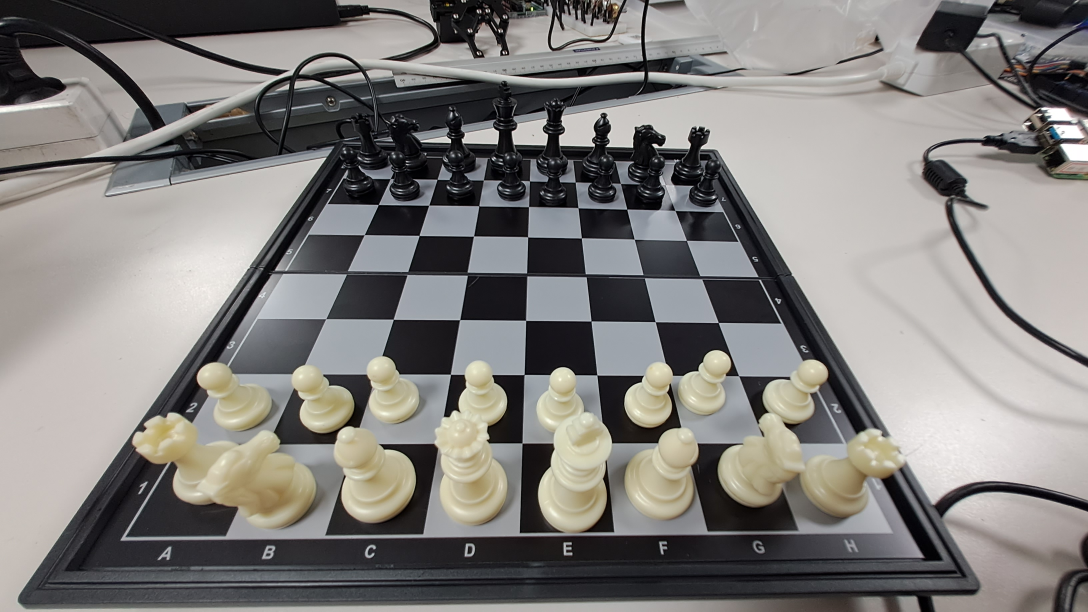
#> input picture ChessRobot/test.jpeg, 3264 x 1836 px, given in place of the camera (shown at 1/3 size)
$ python chessboard_warp.py
#> lines starting #> are read from the running program, lines starting #| are printed output that depends on the picture; after the words box and inside, x2 and y2 are one past the last pixel; in counts of white or black regions, pixels touching at a corner belong together
#> in main, frame is the input picture: shape (1836, 3264, 3); mean B, G, R 124.3, 126.8, 129.2
import cv2
import numpy as np

def find_chessboard_corners(frame):
    gray = cv2.cvtColor(frame, cv2.COLOR_BGR2GRAY)
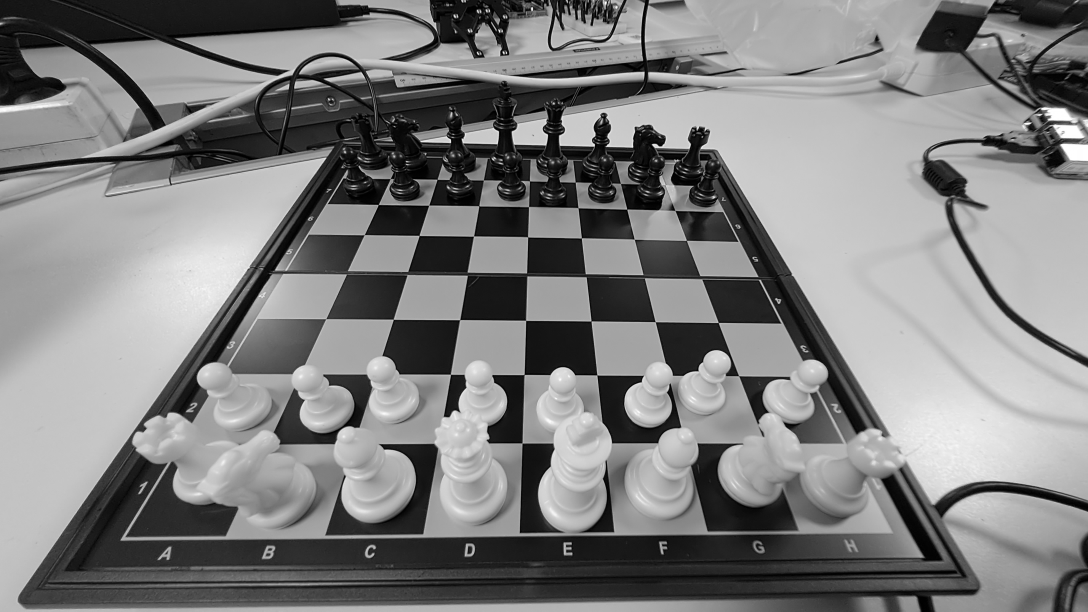
#> gray: shape (1836, 3264) (shown at 1/3 size); min 0, max 255, mean 127.2
    blur = cv2.GaussianBlur(gray, (5, 5), 0)
    edges = cv2.Canny(blur, 50, 150)
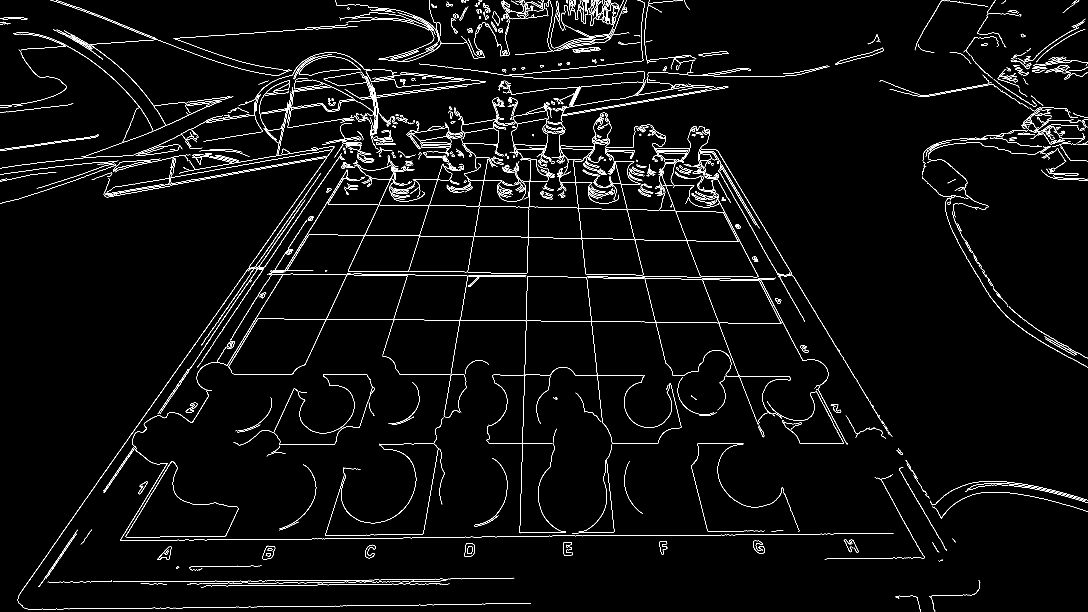
#> edges: shape (1836, 3264) (shown at 1/3 size); 2.2% white in thin lines or dots

    contours, _ = cv2.findContours(edges, cv2.RETR_EXTERNAL, cv2.CHAIN_APPROX_SIMPLE)
#> contours = 1135 contours, 813 with area under 20; largest, box (x1, y1, x2, y2) and area: (980, 824, 2485, 1331) 50488, (1966, 839, 2345, 1129) 47969, (685, 956, 980, 1124) 35308, (376, 1384, 715, 1613) 35258, (1225, 368, 1354, 430) 3694
    max_area = 0
    best_quad = None
    for cnt in contours:
        epsilon = 0.02 * cv2.arcLength(cnt, True)
        approx = cv2.approxPolyDP(cnt, epsilon, True)
        if len(approx) == 4 and cv2.isContourConvex(approx):
            area = cv2.contourArea(approx)
            if area > max_area:
                max_area = area
                best_quad = approx
#> this loop made 1135 passes
#> (epsilon, area, max_area, best_quad) on passes 573, 923: (2.52, 267, 267, [[1128, 428], [1130, 433], [1185, 434], [1181, 429]]), (3.93, 555, 555, [[2185, 159], [2175, 153], [2095, 163], [2115, 168]])
#> (epsilon, area) on passes 576, 1035: (2.46, 226.5), (2.24, 445.5)
#> after the loop, max_area = 555
    if best_quad is not None:
        corners = best_quad.reshape(4, 2)
#> corners = [[2185, 159], [2175, 153], [2095, 163], [2115, 168]]
        return order_points(corners)
    return None

def order_points(pts):
    # 좌상, 우상, 우하, 좌하 순서로 정렬
    rect = np.zeros((4, 2), dtype="float32")
    s = pts.sum(axis=1)
#> s = [2344, 2328, 2258, 2283]
    rect[0] = pts[np.argmin(s)]
    rect[2] = pts[np.argmax(s)]
    diff = np.diff(pts, axis=1)
#> diff = [-2026, -2022, -1932, -1947]
    rect[1] = pts[np.argmin(diff)]
    rect[3] = pts[np.argmax(diff)]
    return rect

def warp_chessboard(frame, corners, size=400):
    dst = np.array([
        [0, 0],
        [size-1, 0],
        [size-1, size-1],
        [0, size-1]
    ], dtype="float32")
    M = cv2.getPerspectiveTransform(corners, dst)
    warp = cv2.warpPerspective(frame, M, (size, size))
    return warp

def main():
    cap = cv2.VideoCapture(0)
    while True:
        ret, frame = cap.read()
        if not ret:
            break
        corners = find_chessboard_corners(frame)
#> corners = [[2095, 163], [2185, 159], [2185, 159], [2095, 163]]
        disp = frame.copy()
        if corners is not None:
            for x, y in corners:
                cv2.circle(disp, (int(x), int(y)), 8, (0, 0, 255), -1)
#> this loop made 4 passes
            warp = warp_chessboard(frame, corners)
#> in warp_chessboard, `M = cv2.getPerspectiveTransform(corners, dst)`: M = [[-1.68e-05, -0.000379, 0.097], [-0.000173, -0.00389, 0.995], [7.13e-07, 1.6e-05, -0.00411]]
#> in warp_chessboard, `warp = cv2.warpPerspective(frame, M, (size, size))`:
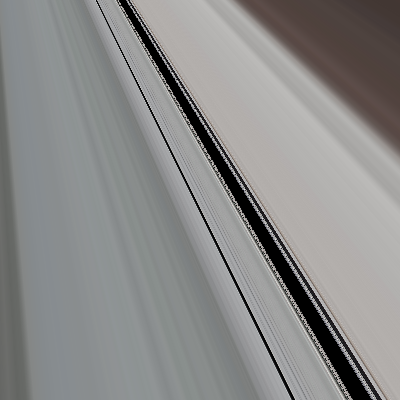
#> warp: shape (400, 400, 3); mean B, G, R 138.4, 139.1, 139.1
            cv2.imshow('Warped Chessboard', warp)
        cv2.imshow('Chessboard Detection', disp)
        if cv2.waitKey(1) & 0xFF == ord('q'):
#> (key q is pressed here)
            break
    cap.release()
    cv2.destroyAllWindows()

if __name__ == '__main__':
    main()
